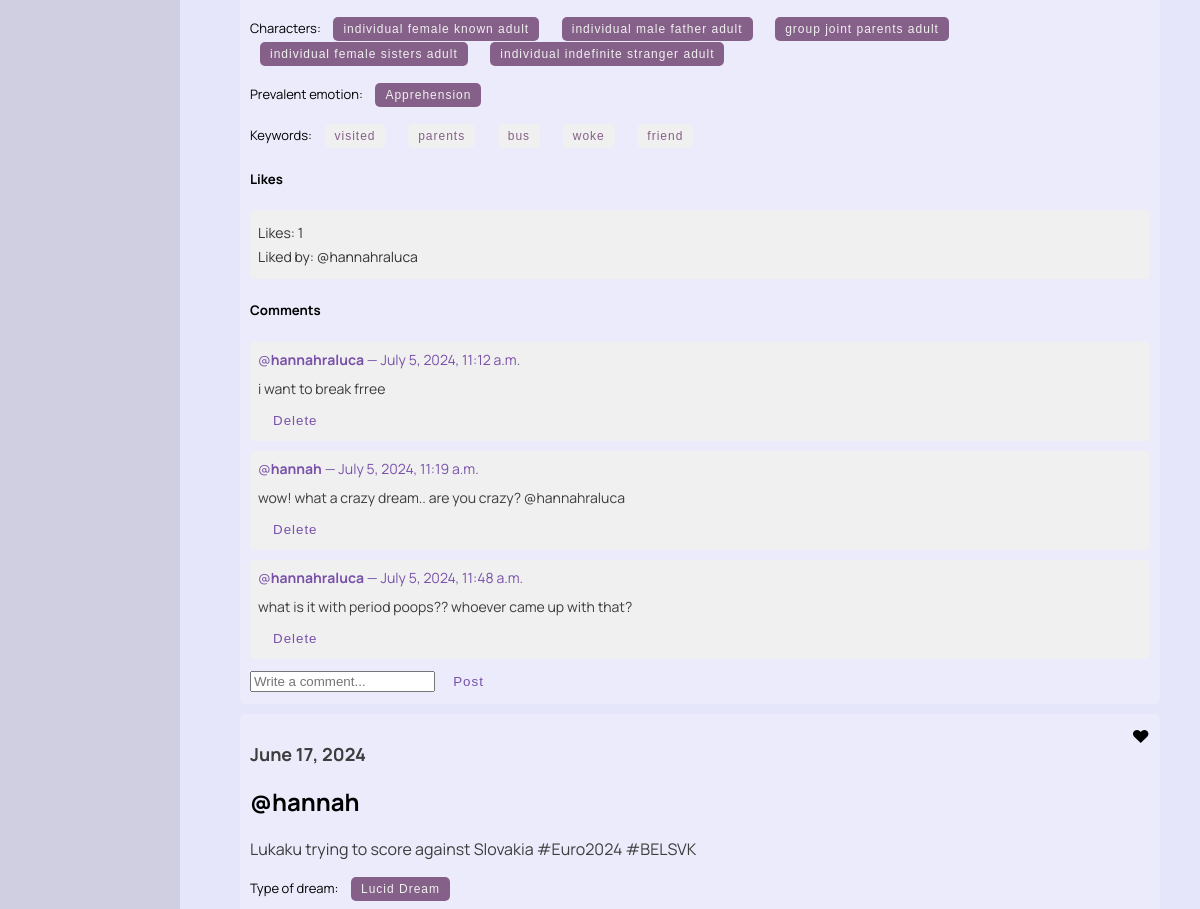
The app's page /dreams/view_liked (signed in, middle part), older data.
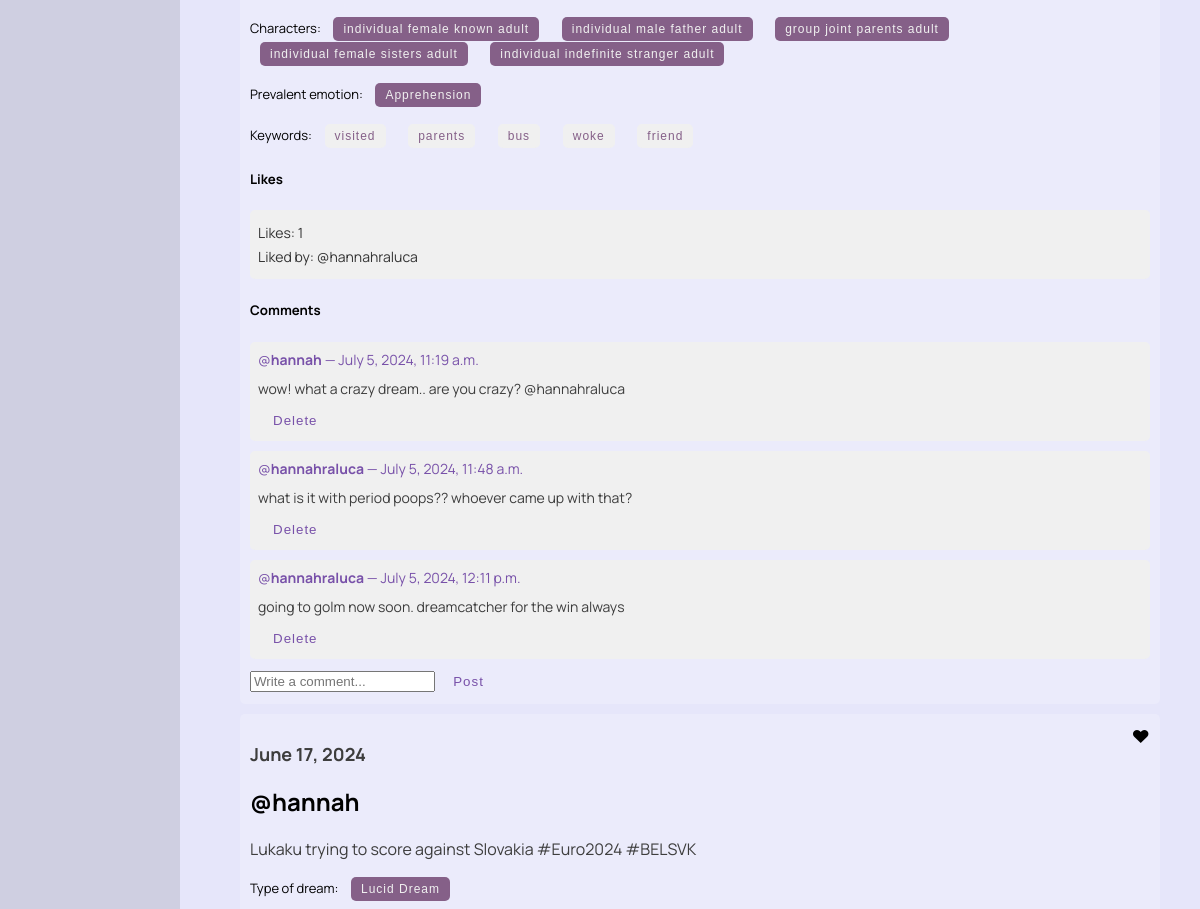
The same page, newer data.
### dreams/models.py (models this page shows, shortened)
class Dream(models.Model):
    classification_options = [
        ('0', 'Nightmare'),
        ('1', 'Mundane Dream'),
        ('2', 'Lucid Dream'),
        ('3', 'Existential Dream'),
        ('4', 'None'),
    ]
    user = models.ForeignKey(User, on_delete=models.CASCADE)
    date = models.DateField()
    content = models.TextField()
    shared = models.BooleanField(default=False)
    anon = models.BooleanField(default=False)
    processed = models.BooleanField(default=False)
    is_favorite = models.BooleanField(default=False)
    keywords = models.JSONField(default=list, blank=True)
    classification = models.CharField(max_length=1, choices=classification_options, blank=True, null=True, default='4')
    characters = models.JSONField(default=list, blank=True)
    places = models.JSONField(default=list, blank=True)
    emotion = models.CharField(max_length=20, blank=True)
    def likes_count(self):
        return self.likes.count()
    def liked_users(self):
        return [like.user for like in self.likes.all()]
    def classification_string(self):
        return dict(self.classification_options).get(self.classification, "No classification")

class Comment(models.Model):
    dream = models.ForeignKey(Dream, related_name='comments', on_delete=models.CASCADE)
    author = models.ForeignKey(User, on_delete=models.CASCADE)
    text = models.TextField()
    created_date = models.DateTimeField(auto_now_add=True)

### dreams/views.py (the view)
# urls.py: path('view_liked', views.view_liked, name='view_liked'),
@login_required
def view_liked(request):
    query = request.GET.get('q', '')
    liked_dream_likes = DreamLike.objects.filter(user=request.user)
    liked_dreams = [dream_like.dream for dream_like in liked_dream_likes]
    for dream in liked_dreams:
        dream.is_liked_by_user = True
        dream.likes_count = dream.likes_count
        dream.liked_users = dream.liked_users()
    if query:
        liked_dreams = [dream for dream in liked_dreams if query.lower() in dream.content.lower()]
    context = {
        'dreams': liked_dreams,
        'query': query,
        'is_liked_view': True,
    }
    return render(request, 'dreams/gallery.html', context)

### dreams/templatetags/highlight.py (called while the page is built)
@register.filter(name='highlight')
def highlight(text, search):
    pattern = re.compile(re.escape(search), re.IGNORECASE)
    highlighted_text = pattern.sub(f'<span class="highlight">{search}</span>', text)
    return highlighted_text

### dreams/templates/dreams/gallery.html (shortened to what the changed rows need)
{% load static %}
{% load highlight %}
<!DOCTYPE html>
<html>
<head>
    <link rel="stylesheet" type="text/css" href="{% static 'css/styles.css' %}">
</head>
<body>
    <div class="dreams">
        {% if dreams %}
            {% for dream in dreams|dictsortreversed:"date" %}
                {% if dream.shared %}
                    {% if not query or query|lower in dream.content|lower %}
                        <div class="dream">
                            <h3 class="dream-date">{{ dream.date }}</h3>
                            {% if not dream.anon %}
                                <h2 class="dream-user">@{{ dream.user }}</h2>
                            {% endif %}
                            <p class="dream-content">
                                {% autoescape off %}
                                {{ dream.content|safe|highlight:query }}
                                {% endautoescape %}
                            </p>
                            <p class="class-form">
                                {% if dream.classification %}
                                    Type of dream:
                                    <form class="class-form" method="get" action="{% url 'dreams:gallery' %}">
                                        <button type="submit">{{ dream.classification_string }}</button>
                                    </form>
                                {% endif %}
                            </p>
                            <p class="class-form">
                                {% if dream.characters %}
                                    Characters:
                                    {% for character in dream.characters %}
                                        <form class="class-form" method="get" action="{% url 'dreams:gallery' %}">
                                            <button type="submit">{{ character }}</button>
                                        </form>
                                    {% endfor %}
                                {% endif %}
                            </p>
                            <p class="class-form">
                                {% if dream.emotion %}
                                    Prevalent emotion:
                                    <form class="class-form" method="get" action="{% url 'dreams:gallery' %}">
                                        <button type="submit">{{ dream.emotion }}</button>
                                    </form>
                                {% endif %}
                            </p>
                            <p class="keyword-form">
                                Keywords:
                                {% for keyword in dream.keywords %}
                                    <form class="keyword-form" method="get" action="{% url 'dreams:gallery' %}">
                                        <button type="submit">{{ keyword }}</button>
                                    </form>
                                {% endfor %}
                            </p>
                            <h5>Likes</h5>
                            <div class="like-info">
                                <p>Likes: {{ dream.likes_count }}</p>
                                <p>Liked by:
                                    {% for user in dream.liked_users %}
                                        @{{ user.username }}
                                    {% endfor %}
                                </p>
                            </div>
                            <div class="menu">
                                <span class="icon">
                                    {% if dream.is_liked_by_user %}
                                        ♥
                                    {% else %}
                                        ♡
                                    {% endif %}
                                </span>
                            </div>
                            <div>
                                <h5>Comments</h5>
                                <div class="comment-section">
                                    {% for comment in dream.comments.all %}
                                        <div class="comment">
                                            <p>@<b>{{ comment.author }}</b> — {{ comment.created_date }} </p>
                                            <div class="comment-text">
                                                {{ comment.text }}
                                            </div>
                                            {% if comment.author == request.user or dream.user == request.user %}
                                                <form method="post" action="{% url 'dreams:delete_comment' comment.id %}">
                                                    <button type="submit" style="font-size: smaller; padding: 5px;">Delete</button>
                                                </form>
                                            {% endif %}
                                        </div>
                                    {% empty %}
                                        <p>No comments yet.</p>
                                    {% endfor %}
                                </div>
                                <form method="post" action="{% url 'dreams:add_comment' dream.id %}">
                                    <input type="text" name="text" placeholder="Write a comment..." required>
                                    <button type="submit" style="font-size: smaller; padding: 5px;">Post</button>
                                </form>
                            </div>
                        </div>
                    {% endif %}
                {% endif %}
            {% endfor %}
        {% else %}
            <p>No liked dreams found.</p>
        {% endif %}
    </div>
</body>
</html>

Row changes from the older to the newer data that the page shows:
removed Comment: author "hannahraluca", created_date "July 5, 2024, 11:12 a.m.", text "i want to break frree", shows "Delete", shown under Dream "Apprehension"
added Comment: author "hannahraluca", created_date "July 5, 2024, 12:11 p.m.", text "going to golm now soon. dreamcatcher for the win always", shows "Delete", shown under Dream "Apprehension"
